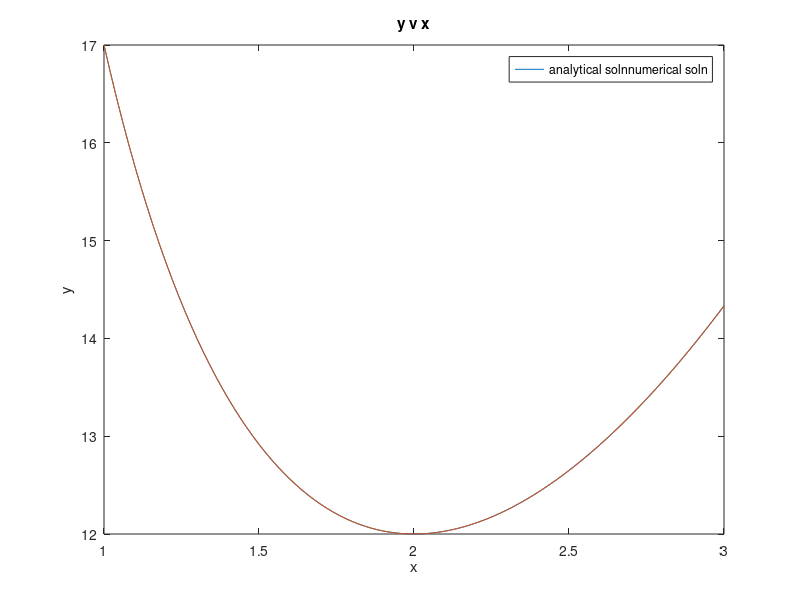
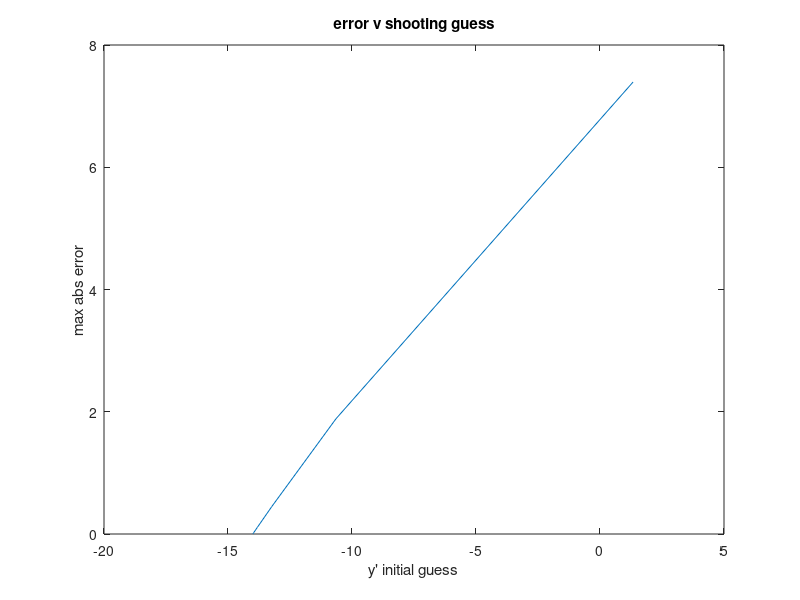

Source code (MATLAB) for these figures, in order:
% Math 529L HW5
% 2/26/23
% Jun Ikeda

clear; close; clc;

%spatial discretization
a = 1;
b = 3;
n = 100;
dx = (b-a)/n;
x = a:dx:b;

%initial conditions
alpha = 17;
beta = 43/3;
tk = (beta-alpha)/(a-b);

%y is y; y'; y''
y = zeros(2,n);
y(1,1) = alpha;

%equation for y''
yxx = @(xn,yn,ypn) 1/8*(32 + 2*xn^3 - yn*ypn);

%rootfinding eqn z''
zxx = @(fy,fyy,z,zx) -1/8*(fy*z + fyy*zx);

%z is z; z'; z''
z = zeros(2,n);
z(1,1) = 0;
z(2,1) = 1;

%equation for RK4
RK4 = @(yn,k1,k2,k3,k4) yn + 1/6*(k1 + 2*k2 + 2*k3 + k4)*dx;

%rootsfinding parameters
max_it = 1000;
tol = 10^-9;

%store error
abserror = [];

%analytical soln
asoln = x.^2+16./x;

for i = 1:max_it
    y(2,1) = tk;
    for j = 2:length(x)
        %Runge Kutta method for y'' to y' to y

        %y'' contains y' and y, calculate slopes for both y' and y to better
        %approximate y' found from RK4 with y''
        k11 = y(2,j-1);
        k12 = yxx(x(j-1), y(1,j-1), y(2,j-1));
        k21 = y(2,j-1) + dx*k12/2;
        k22 = yxx(x(j-1) + dx/2, y(1,j-1) + dx*k11/2, y(2,j-1) + dx*k12/2);
        k31 = y(2,j-1) + dx*k22/2;
        k32 = yxx(x(j-1) + dx/2, y(1,j-1) + dx*k21/2, y(2,j-1) + dx*k22/2);
        k41 = y(2,j-1) + dx*k32;
        k42 = yxx(x(j-1) + dx, y(1,j-1) + dx*k31, y(2,j-1) + dx*k32);

        %calculate y'
        y(2,j) = RK4(y(2,j-1),k12,k22,k32,k42);
        %calculate y
        y(1,j) = RK4(y(1,j-1),k11,k21,k31,k41);

        %Runge Kutta method for z'' to z' to z
        l11 = z(2,j-1);
        l12 = zxx(y(2,j-1),y(1,j-1),z(1,j-1),z(2,j-1));
        l21 = z(2,j-1) + dx*l12/2;
        l22 = zxx(y(2,j-1),y(1,j-1),z(1,j-1)+dx*l11/2,z(2,j-1)+dx*l12/2);
        l31 = z(2,j-1) + dx*l22/2;
        l32 = zxx(y(2,j-1),y(1,j-1),z(1,j-1)+dx*l21/2,z(2,j-1)+dx*l22/2);
        l41 = z(2,j-1) + dx*l32/2;
        l42 = zxx(y(2,j-1),y(1,j-1),z(1,j-1)+dx*l31,z(2,j-1)+l32);

        %calculate z'
        z(2,j) = RK4(z(2,j-1),l12,l22,l32,l42);
        %calculate z
        z(1,j) = RK4(z(1,j-1),l11,l21,l31,l41);
    end

    abserror(:,i) = [tk;max(abs(asoln - y(1,:)))];

    if abs(y(1,end)-beta) <= tol
        break
    end
    tk_plus = tk - (y(1,end)-beta)/z(1,end);
    tk = tk_plus;
end

figure(1)
plot(x,x.^2+16./x)
hold on
plot(x,y(1,:))
xlabel("x")
ylabel("y")
legend(["analytical soln","numerical soln"])
title("y v x")

figure(2)
plot(abserror(1,:),abserror(2,:))
xlabel("y' initial guess")
ylabel("max abs error")
title("error v shooting guess")